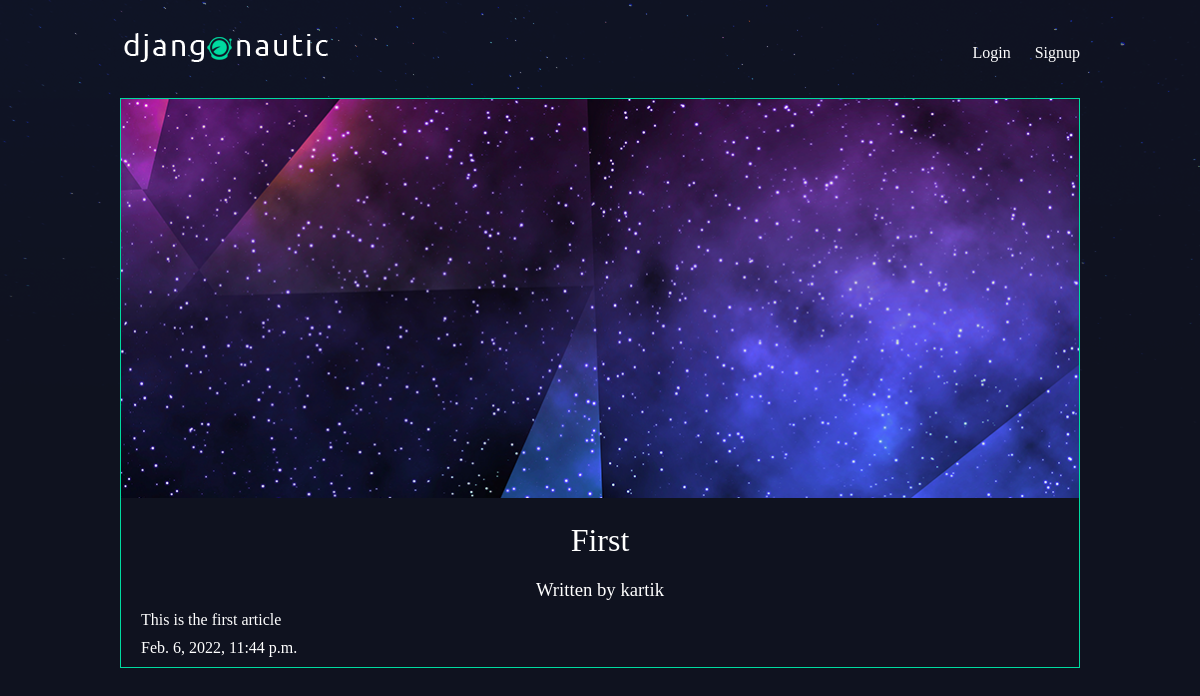
The app's page /articles/first/ with its own data.
### articles/models.py (models this page shows, shortened)
class Article(models.Model):
    title = models.CharField(max_length=100)
    slug = models.SlugField()
    body = models.TextField()
    date = models.DateTimeField(auto_now_add=True)
    thumb = models.ImageField(default='default.png', blank=True)
    author = models.ForeignKey(User,on_delete=models.CASCADE, default=None)

### articles/views.py (the view)
# urls.py: path('<slug:slug>/', views.article_detail, name='detail'),
def article_detail(request, slug):
   article = Article.objects.get(slug=slug)
   return render(request, 'articles/article_detail.html', {'article': article})

### articles/templates/articles/article_detail.html
{% extends 'base_layout.html' %}
{% block content %}
<div class="article-detail">
    <div class="article">
        <img src="{{ article.thumb.url }}" />
        <h2>{{ article.title }}</h2>
        <h3>Written by {{ article.author.username }}</h3>
        <p>{{ article.body }}</p>
        <p>{{ article.date }}</p>
    </div>
</div>
{% endblock %}

### assets/styles.css (style rules this page uses)
body { background-color: #0f121f; background-image: url(/static/stars.png); background-repeat: no-repeat; color: #fff; }
body * { font-family: Ubuntu; }
h1, h2, h3, h4, h5 { font-weight: normal; margin: 0; }
.article { padding: 10px; border: 1px solid #00dba0; position: relative; padding-bottom: 40px; }
.article h2 { font-size: 1.2em; }
.article-detail .article { padding: 0; }
.article-detail .article img { max-width: 100%; }
.article-detail .article h2 { text-align: center; margin: 20px auto; font-size: 2em }
.article-detail .article h3 { text-align: center; }
.article-detail .article p { margin: 10px 20px }

### records on screen
Article: thumb (picture), title "First", author.username "kartik", body "This is the first article", date "Feb. 6, 2022, 11:44 p.m."
